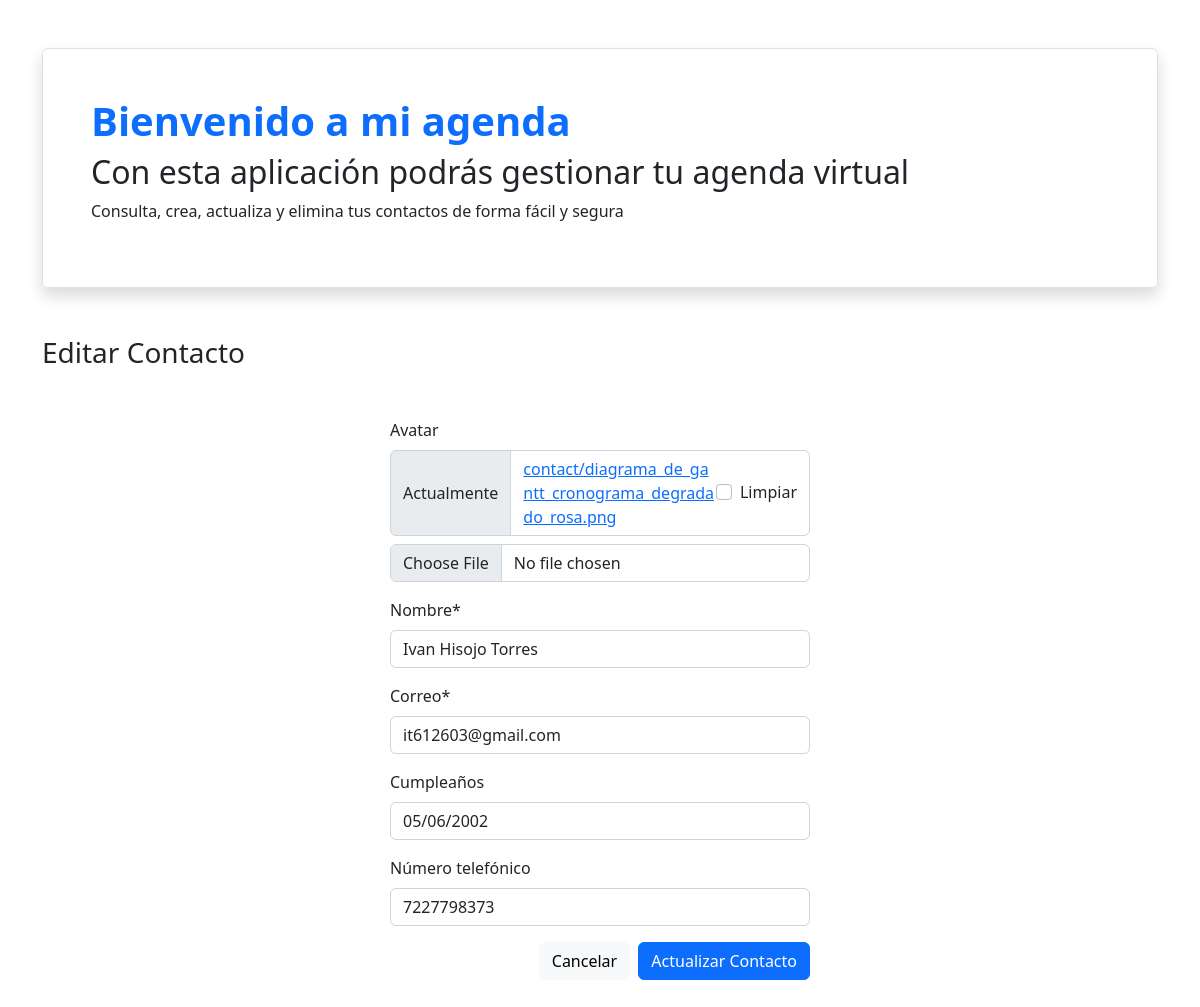
Page /2/edit/ on the committed database.
### contacts/models.py (models this page shows, shortened)
class Contact(models.Model):
    avatar= models.ImageField(upload_to='contact',null=True,blank=True)
    name = models.CharField(max_length=100,verbose_name='Nombre')
    email = models.EmailField(max_length=50,verbose_name='Correo')
    birth = models.DateField(null=True,blank=True,verbose_name='Cumpleaños')
    phone = models.CharField(max_length=15,null=True,blank=True,verbose_name='Número telefónico')
    created = models.DateTimeField(auto_now_add=True)

### contacts/views.py (the view)
# urls.py: path('<int:pk>/edit/', views.ContactUpdateView.as_view(),name='contact_edit'),
class ContactUpdateView(generic.UpdateView):
    model = Contact
    fields = ('avatar', 'name', 'email', 'birth', 'phone')
    success_url = reverse_lazy('contact_list')

### contacts/templates/contacts/contact_form.html (shortened to what this page needs)
{% extends 'contacts/base.html' %}
{% load static crispy_forms_tags %}
{% block content %}
    <div class="mt-5">
        <h3>
           {% if contact %}
               Editar
           {% else %}
               Nuevo
           {% endif %}
           Contacto
        </h3>
    </div>
    <form action="" method="post" class="mt-5 mx-auto" style="max-width: 420px;" enctype="multipart/form-data" novalidate>
        {{ form|crispy }}
        <div class="text-end mt-3">
            <a href="{% url 'contact_list' %}" class="btn btn-light me-1">
                Cancelar
            </a>
            <button class="btn btn-primary">
                {% if contact %}
                    Actualizar
                {% else %}
                    Crear
                {% endif %}
                Contacto
            </button>
        </div>
    </form>
    {% endblock content %}

### rows in the picture
Contact: name "Ivan Hisojo Torres", email "it612603@gmail.com", birth "05/06/2002", phone "7227798373"
